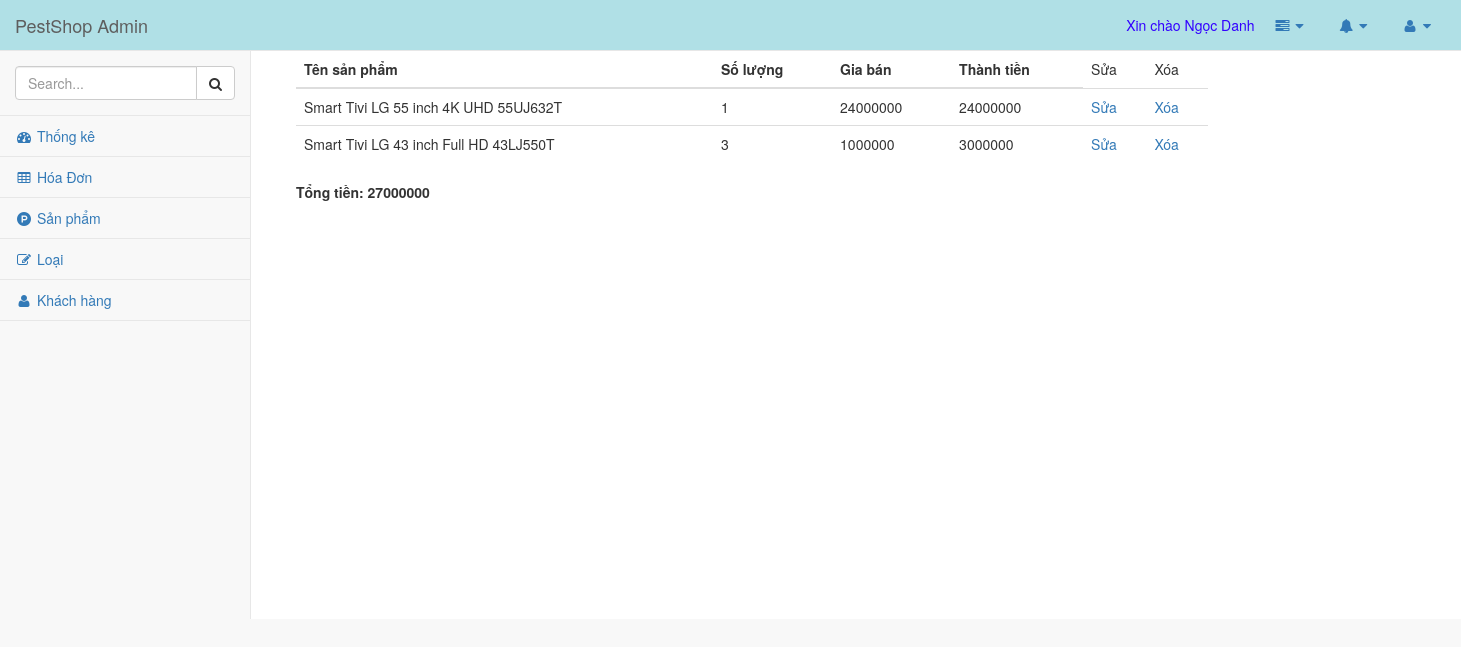
Screenshot of /admin/admin.php?mod=HoaDon_CTHD&idhd=84 (signed in) with the database file from the repository.
### tables this page shows
CREATE TABLE `cthoadon` (
  `IDHoaDon` int(11) NOT NULL,
  `IDSanPham` int(11) NOT NULL,
  `Gia` double NOT NULL,
  `SoLuong` int(11) NOT NULL,
  `DonGia` double NOT NULL
);

CREATE TABLE `sanpham` (
  `IDSanPham` int(11) NOT NULL,
  `TenSanPham` varchar(250) NOT NULL,
  `IDLoai` int(11) NOT NULL,
  `IDNhaCungCap` int(11) NOT NULL,
  `GiaGoc` double DEFAULT NULL,
  `SoLuong` int(11) DEFAULT NULL,
  `Hinh` varchar(30) DEFAULT NULL,
  `GiaNhapHang` double DEFAULT NULL,
  `NgayNhapHang` date DEFAULT NULL,
  `GiamGia` float DEFAULT NULL
);

### admin/pages/HoaDon_CTHD.php (the view, shortened to what this page needs)
        <div id="page-wrapper">
<div class="container">
  <table class="table table-hover" style="width:80%">
    <thead>
      <tr>
        <th>Tên sản phẩm</th>
        <th>Số lượng</th>
        <th>Gia bán</th>
        <th>Thành tiền</th>
        <td>Sửa</td>
        <td>Xóa</td>
      </tr>
    </thead>
    <tbody>
    <?php
	$link2=mysqli_connect("localhost","root","","webbanhang");
    mysqli_query($link2,"set names 'utf8'");
    $idhd=$_GET['idhd'];
	$sql="Select *from CTHoaDon Where IDHoaDon='$idhd' ";
	$exec=mysqli_query($link2,$sql);
	$tt=0;
	While($dscthd=mysqli_fetch_array($exec)){
		$tt+=$dscthd['DonGia'];
		$sql2="Select *from sanpham Where IDSanPham='{$dscthd['IDSanPham']}' ";
		$exec2=mysqli_query($link2,$sql2);
		$sp=mysqli_fetch_array($exec2);
	?>
      <tr>
        <td><?php echo $sp['TenSanPham'];?></td>
        <td><?php echo $dscthd['SoLuong'];?></td>
        <td><?php echo $dscthd['Gia'];?></td>
        <td><?php echo $dscthd['DonGia'];?></td>
        <td><a>Sửa</a></td>
        <td><a>Xóa</a></td>
      </tr>
    <?php }?>
    </tbody>
  </table>
  <label>Tổng tiền:
  <?php
	echo $tt;
  ?>
  </label>
 </div>
 </div>

### rows the page displays
cthoadon: IDSanPham.TenSanPham "Smart Tivi LG 55 inch 4K UHD 55UJ632T", SoLuong "1", Gia "24000000", DonGia "24000000"
cthoadon: IDSanPham.TenSanPham "Smart Tivi LG 43 inch Full HD 43LJ550T", SoLuong "3", Gia "1000000", DonGia "3000000"

### other values shown
$_SESSION['login']['TenNV'] "Ngọc Danh"
$tt "27000000"
